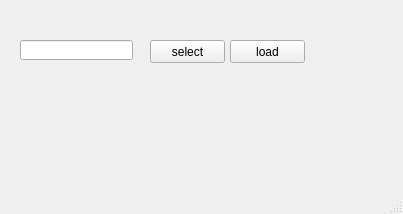
<?xml version="1.0" encoding="UTF-8"?>
<ui version="4.0">
 <class>MainWindow</class>
 <widget class="QMainWindow" name="MainWindow">
  <property name="geometry">
   <rect>
    <x>0</x>
    <y>0</y>
    <width>403</width>
    <height>214</height>
   </rect>
  </property>
  <property name="windowTitle">
   <string>MainWindow</string>
  </property>
  <widget class="QWidget" name="centralwidget">
   <widget class="QPushButton" name="pushButton_load">
    <property name="geometry">
     <rect>
      <x>230</x>
      <y>40</y>
      <width>75</width>
      <height>23</height>
     </rect>
    </property>
    <property name="text">
     <string>load</string>
    </property>
   </widget>
   <widget class="QLineEdit" name="lineEdit_voxpath">
    <property name="geometry">
     <rect>
      <x>20</x>
      <y>40</y>
      <width>113</width>
      <height>20</height>
     </rect>
    </property>
   </widget>
   <widget class="QPushButton" name="pushButton_select">
    <property name="geometry">
     <rect>
      <x>150</x>
      <y>40</y>
      <width>75</width>
      <height>23</height>
     </rect>
    </property>
    <property name="text">
     <string>select</string>
    </property>
   </widget>
  </widget>
  <widget class="QMenuBar" name="menubar">
   <property name="geometry">
    <rect>
     <x>0</x>
     <y>0</y>
     <width>403</width>
     <height>21</height>
    </rect>
   </property>
  </widget>
  <widget class="QStatusBar" name="statusbar"/>
 </widget>
 <resources/>
 <connections/>
</ui>
